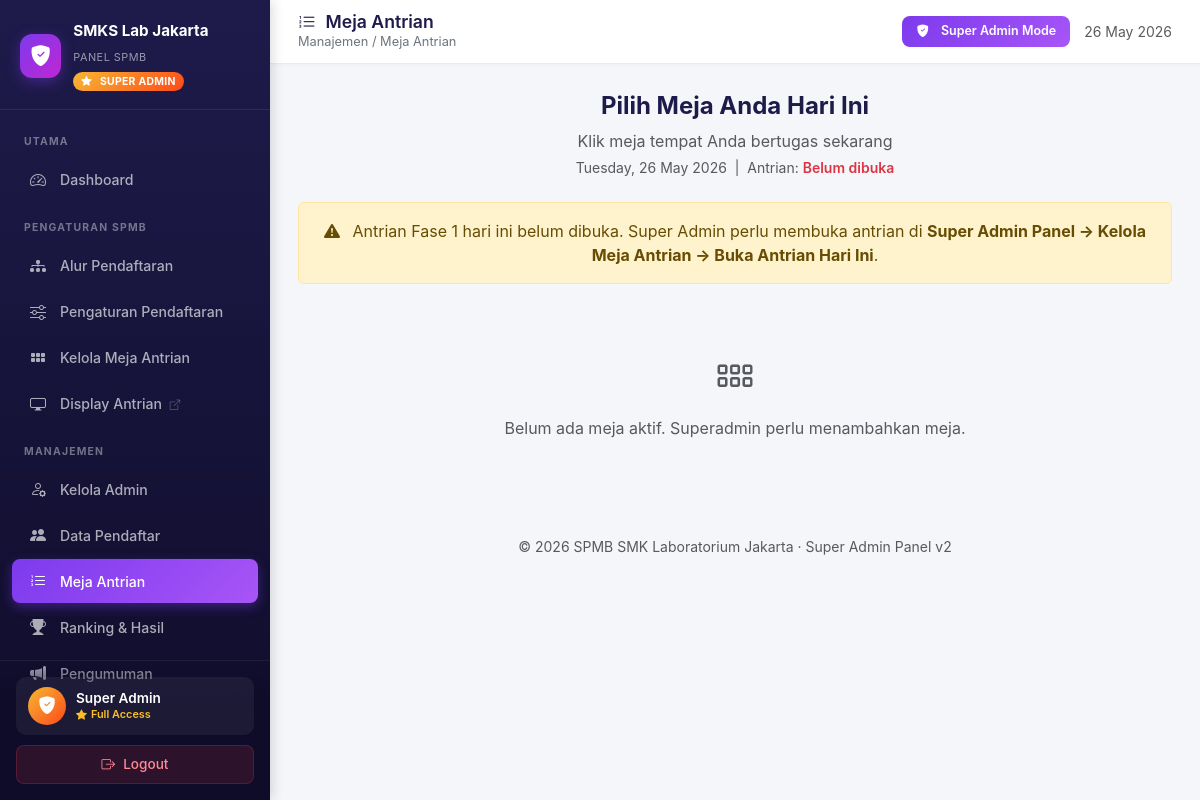
Before: /superadmin_dashboard.php?page=antrian (signed in) with the older database file.
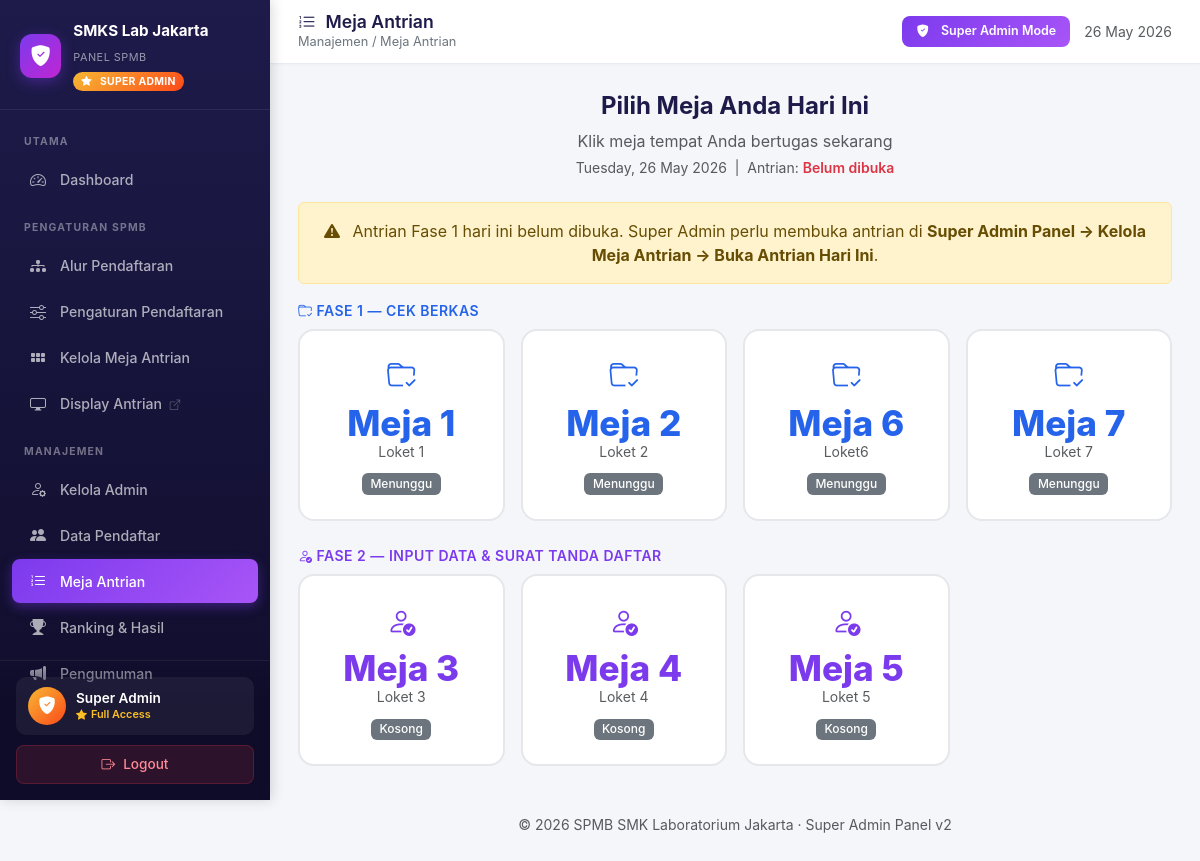
After: the same page with the newer database file.
### tables this page shows
CREATE TABLE `meja` (
  `id` int(11) NOT NULL,
  `nomor_meja` int(11) NOT NULL,
  `nama` varchar(100) DEFAULT NULL,
  `fase` tinyint(4) NOT NULL DEFAULT 1 COMMENT '1=Cek Berkas, 2=Input Data & Surat Tanda Daftar',
  `is_active` tinyint(1) NOT NULL DEFAULT 1,
  `created_at` timestamp NULL DEFAULT current_timestamp()
);

### admin/antrian.php (the view, shortened to what the changed rows need)
<?php
$today = date('Y-m-d');
$mejas_aktif = $conn->query("SELECT * FROM meja WHERE is_active=1 ORDER BY fase, nomor_meja")->fetchAll();
$my_meja_id   = (int)($_SESSION['antrian_meja_id'] ?? 0);
$sisa_fase1 = 0; $sisa_fase2 = 0;
$antrian_dibuka = false;
try {
    $s_total = $conn->prepare("SELECT COUNT(*) FROM antrian WHERE tanggal=? AND fase=1"); $s_total->execute([$today]);
    $total_hari = (int)$s_total->fetchColumn();
    $antrian_dibuka = $total_hari > 0;
    $s2 = $conn->prepare("SELECT COUNT(*) FROM antrian WHERE tanggal=? AND fase=2 AND status='menunggu'");   $s2->execute([$today]); $sisa_fase2    = (int)$s2->fetchColumn();
} catch(Throwable) {}
?>
<?php if (!$my_meja_id): ?>
<div class="text-center mb-4">
    <h4 class="fw-bold" style="color:#1e1b4b;">Pilih Meja Anda Hari Ini</h4>
    <p class="text-muted mb-1">Klik meja tempat Anda bertugas sekarang</p>
    <div class="small text-muted"><?= date('l, d F Y') ?> &nbsp;|&nbsp;
    </div>
</div>
<?php if (!$antrian_dibuka): ?>
<div class="alert alert-warning text-center">
    <i class="bi bi-exclamation-triangle-fill me-2"></i>
    Antrian Fase 1 hari ini belum dibuka. Super Admin perlu membuka antrian di
    <strong>Super Admin Panel → Kelola Meja Antrian → Buka Antrian Hari Ini</strong>.
</div>
<?php endif; ?>
<?php
$mejas_fase1 = array_filter($mejas_aktif, fn($m) => (int)$m['fase'] === 1);
$mejas_fase2 = array_filter($mejas_aktif, fn($m) => (int)$m['fase'] === 2);
?>
<?php if (!empty($mejas_fase1)): ?>
<div class="mb-2 fw-semibold small text-uppercase" style="color:#2563eb;letter-spacing:.5px;">
    <i class="bi bi-folder-check me-1"></i>Fase 1 — Cek Berkas
</div>
<div class="row g-3 mb-4">
    <?php foreach ($mejas_fase1 as $m):
        $nomor_aktif = null;
    ?>
    <div class="col-6 col-md-3">
        <form method="POST">
            <button class="meja-pick-card" type="submit" <?= !$antrian_dibuka?'disabled':'' ?>>
                <i class="bi bi-folder-check d-block mb-2" style="font-size:1.8rem;color:#2563eb;"></i>
                <div class="meja-num" style="color:#2563eb;">Meja <?= $m['nomor_meja'] ?></div>
                <?php if ($m['nama']): ?><div class="text-muted small"><?= htmlspecialchars($m['nama']) ?></div><?php endif; ?>
                <div class="mt-2">
                    <?= $nomor_aktif
                        ? "<span class='badge bg-warning text-dark'>Melayani #$nomor_aktif</span>"
                        : ($antrian_dibuka ? "<span class='badge bg-success'>Siap</span>" : "<span class='badge bg-secondary'>Menunggu</span>") ?>
                </div>
            </button>
        </form>
    </div>
    <?php endforeach; ?>
</div>
<?php endif; ?>
<?php if (!empty($mejas_fase2)): ?>
<div class="mb-2 fw-semibold small text-uppercase" style="color:#7c3aed;letter-spacing:.5px;">
    <i class="bi bi-person-check me-1"></i>Fase 2 — Input Data & Surat Tanda Daftar
</div>
<div class="row g-3 mb-4">
    <?php foreach ($mejas_fase2 as $m):
        $nomor_aktif = null;
        $ada_f2 = $sisa_fase2 > 0;
    ?>
    <div class="col-6 col-md-3">
        <form method="POST">
            <button class="meja-pick-card" type="submit" <?= !$ada_f2 && !$nomor_aktif ? 'disabled' : '' ?>
                    style="border-color:<?= $ada_f2||$nomor_aktif?'#c4b5fd':'#e5e7eb' ?>;">
                <i class="bi bi-person-check d-block mb-2" style="font-size:1.8rem;color:#7c3aed;"></i>
                <div class="meja-num" style="color:#7c3aed;">Meja <?= $m['nomor_meja'] ?></div>
                <?php if ($m['nama']): ?><div class="text-muted small"><?= htmlspecialchars($m['nama']) ?></div><?php endif; ?>
                <div class="mt-2">
                    <?= $nomor_aktif
                        ? "<span class='badge bg-warning text-dark'>Melayani #$nomor_aktif</span>"
                        : ($ada_f2 ? "<span class='badge' style='background:#ede9fe;color:#7c3aed;'>$sisa_fase2 Menunggu</span>"
                                   : "<span class='badge bg-secondary'>Kosong</span>") ?>
                </div>
            </button>
        </form>
    </div>
    <?php endforeach; ?>
</div>
<?php endif; ?>
<?php if (empty($mejas_aktif)): ?>
<div class="text-center text-muted py-5">
    <i class="bi bi-grid-3x2-gap fs-1 d-block mb-2 opacity-40"></i>
    Belum ada meja aktif. Superadmin perlu menambahkan meja.
</div>
<?php endif; ?>
<?php endif;  ?>

### superadmin_dashboard.php (shortened to what the changed rows need)
<?php
$page = $_GET['page'] ?? 'super_home';
$pages = [
    'super_home'      => ['label' => 'Dashboard',              'icon' => 'bi-speedometer2',         'group' => 'Utama'],
    'alur'            => ['label' => 'Alur Pendaftaran',       'icon' => 'bi-diagram-3-fill',       'group' => 'Pengaturan SPMB'],
    'pengaturan_ppdb' => ['label' => 'Pengaturan Pendaftaran', 'icon' => 'bi-sliders',              'group' => 'Pengaturan SPMB'],
    'meja'            => ['label' => 'Kelola Meja Antrian',    'icon' => 'bi-grid-3x2-gap-fill',    'group' => 'Pengaturan SPMB'],
    'antrian_display' => ['label' => 'Display Antrian',        'icon' => 'bi-display',              'group' => 'Pengaturan SPMB'],
    'kelola_admin'    => ['label' => 'Kelola Admin',           'icon' => 'bi-person-gear',          'group' => 'Manajemen'],
    'pendaftar'       => ['label' => 'Data Pendaftar',         'icon' => 'bi-people-fill',          'group' => 'Manajemen'],
    'antrian'         => ['label' => 'Meja Antrian',           'icon' => 'bi-list-ol',              'group' => 'Manajemen'],
    'ranking'         => ['label' => 'Ranking & Hasil',        'icon' => 'bi-trophy-fill',          'group' => 'Manajemen'],
    'announcements'   => ['label' => 'Pengumuman',             'icon' => 'bi-megaphone-fill',       'group' => 'Manajemen'],
    'site_content'    => ['label' => 'Konten Website',         'icon' => 'bi-layout-text-window-reverse', 'group' => 'Konten'],
    'audit_log'       => ['label' => 'Audit Log',              'icon' => 'bi-journal-text',         'group' => 'Sistem'],
    'system_info'     => ['label' => 'System Info',            'icon' => 'bi-info-square',          'group' => 'Sistem'],
    'backup'          => ['label' => 'Backup / Export',        'icon' => 'bi-cloud-download',       'group' => 'Sistem'],
];
$grouped = [];
foreach ($pages as $key => $info) {
    $grouped[$info['group']][$key] = $info;
}
?>
<!DOCTYPE html>
<html lang="id">
<head>
    <link href="https://cdn.jsdelivr.net/npm/bootstrap@5.3.3/dist/css/bootstrap.min.css" rel="stylesheet">
    <link href="https://cdn.jsdelivr.net/npm/bootstrap-icons@1.11.3/font/bootstrap-icons.min.css" rel="stylesheet">
</head>
<body>
<aside class="sidebar">
    <nav class="mt-2">
        <?php foreach ($grouped as $group => $items): ?>
            <div class="nav-group-label"><?= $group ?></div>
            <?php foreach ($items as $key => $info): ?>
                <?php if ($key === 'antrian_display'): ?>
                <a href="antrian_display.php" target="_blank" class="nav-link">
                    <i class="bi <?= $info['icon'] ?>"></i>
                    <span><?= $info['label'] ?> <i class="bi bi-box-arrow-up-right ms-1" style="font-size:.65rem;opacity:.5;"></i></span>
                </a>
                <?php else: ?>
                <a href="?page=<?= $key ?>" class="nav-link <?= $page === $key ? 'active' : '' ?>">
                    <i class="bi <?= $info['icon'] ?>"></i>
                    <span><?= $info['label'] ?></span>
                </a>
                <?php endif; ?>
            <?php endforeach; ?>
        <?php endforeach; ?>
    </nav>
</aside>
<div class="content-wrap">
    <header class="topbar">
        <div>
            <h1><i class="bi <?= $pages[$page]['icon'] ?? 'bi-grid' ?>"></i><?= $pages[$page]['label'] ?? 'Dashboard' ?></h1>
        </div>
    </header>
    <main class="content fade-in">
    <?php
    $include_map = [
        'super_home'      => 'admin/super_home.php',
        'alur'            => 'admin/alur.php',
        'pengaturan_ppdb' => 'admin/pengaturan_ppdb.php',
        'meja'            => 'admin/meja.php',
        'antrian_display' => 'antrian_display.php',
        'kelola_admin'    => 'admin/kelola_admin.php',
        'pendaftar'       => 'admin/pendaftar.php',
        'antrian'         => 'admin/antrian.php',
        'ranking'         => 'admin/ranking.php',
        'announcements'   => 'admin/announcements.php',
        'site_content'    => 'admin/site_content.php',
        'audit_log'       => 'admin/audit_log.php',
        'system_info'     => 'admin/system_info.php',
        'backup'          => 'admin/backup.php',
    ];
    $file = $include_map[$page] ?? 'admin/super_home.php';
    if (file_exists(__DIR__ . '/' . $file)) {
        include __DIR__ . '/' . $file;
    } else {
        echo '<div class="alert alert-warning">Halaman tidak ditemukan: ' . htmlspecialchars($file) . '</div>';
    }
    ?>
    <footer class="text-center text-muted small mt-5 pb-3">
        &copy; <?= date('Y') ?> SPMB SMK Laboratorium Jakarta · Super Admin Panel v2
    </footer>
    </main>
</div>
</body>
</html>

Changed rows visible on the page:
added meja: nomor_meja "1", nama "Loket 1", shown under "Pilih Meja Anda Hari Ini"
added meja: nomor_meja "2", nama "Loket 2", shown under "Pilih Meja Anda Hari Ini"
added meja: nomor_meja "6", nama "Loket6", shown under "Pilih Meja Anda Hari Ini"
added meja: nomor_meja "7", nama "Loket 7", shown under "Pilih Meja Anda Hari Ini"
added meja: nomor_meja "3", nama "Loket 3"
added meja: nomor_meja "4", nama "Loket 4"
added meja: nomor_meja "5", nama "Loket 5"
Other visible differences:
text no longer shown: "Belum ada meja aktif. Superadmin perlu menambahkan meja."
text now shown: "FASE 1 — CEK BERKAS FASE 2 — INPUT DATA & SURAT TANDA DAFTAR"
